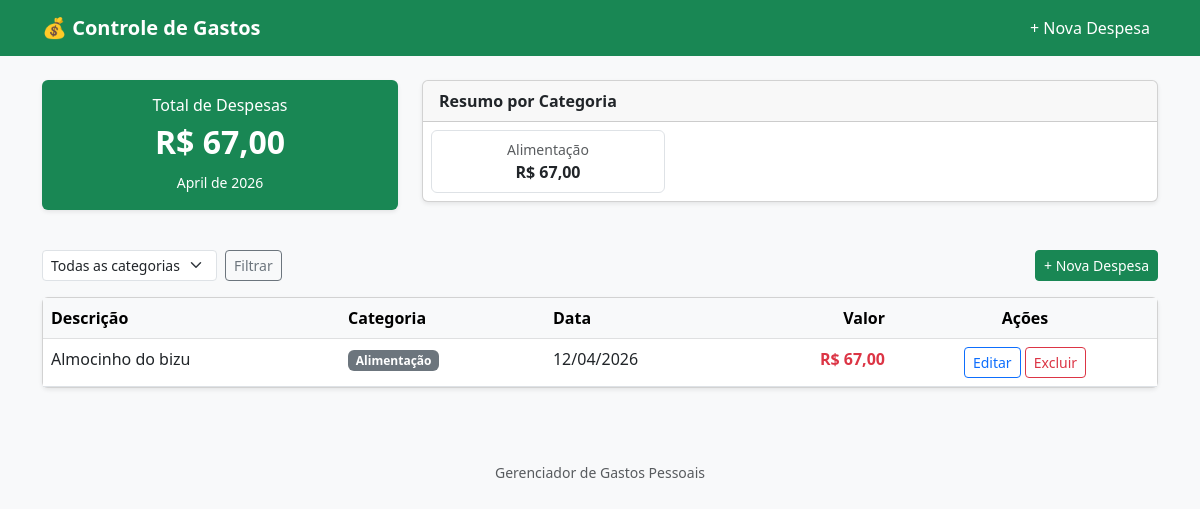
Before: / with the older database file.
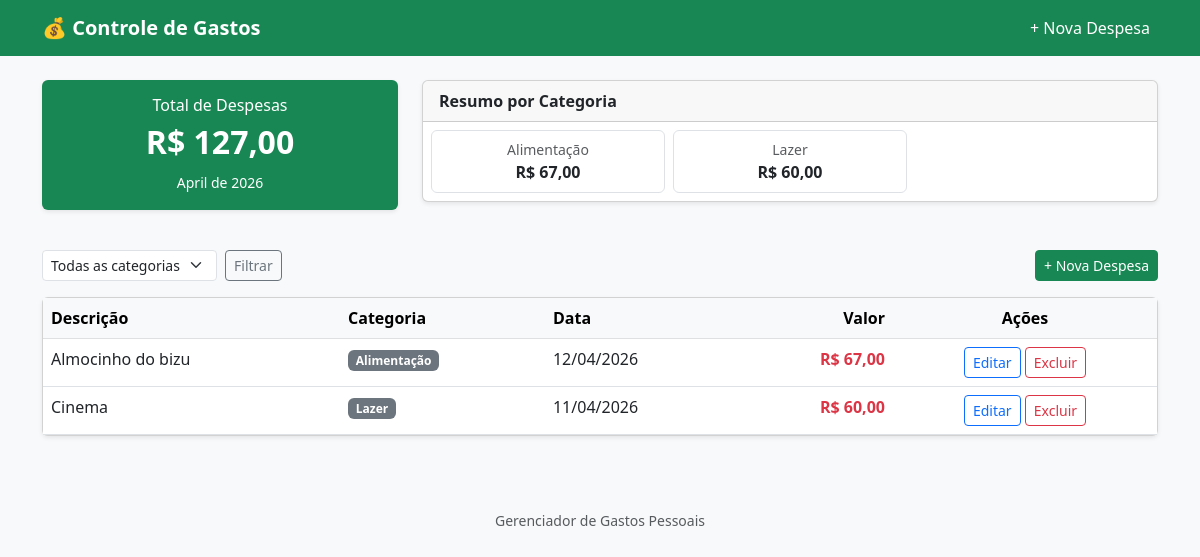
After: the same page with the newer database file.
### gastos/models.py (models this page shows, shortened)
class Despesa(models.Model):
    descricao = models.CharField("Descrição", max_length=200)
    valor = models.DecimalField(
        "Valor (R$)",
        max_digits=10,
        decimal_places=2,
        validators=[MinValueValidator(Decimal("0.01"))],
    )
    categoria = models.CharField(
        "Categoria",
        max_length=20,
        choices=CATEGORIAS,
        default="outros",
    )
    data = models.DateField("Data")
    criado_em = models.DateTimeField("Criado em", auto_now_add=True)
    class Meta:
        ordering = ["-data", "-criado_em"]
        verbose_name = "Despesa"
        verbose_name_plural = "Despesas"

### gastos/views.py (the view)
# urls.py: path("", views.index, name="index"),
def index(request):
    despesas = Despesa.objects.all()
    categoria_filtro = request.GET.get("categoria", "")
    if categoria_filtro:
        despesas = despesas.filter(categoria=categoria_filtro)
    total = despesas.aggregate(total=Sum("valor"))["total"] or Decimal("0.00")
    resumo = []
    for cod, nome in CATEGORIAS:
        subtotal = (
            Despesa.objects.filter(categoria=cod).aggregate(s=Sum("valor"))["s"]
            or Decimal("0.00")
        )
        if subtotal > 0:
            resumo.append({"nome": nome, "total": subtotal})
    context = {
        "despesas": despesas,
        "total": total,
        "resumo": resumo,
        "categorias": CATEGORIAS,
        "categoria_filtro": categoria_filtro,
        "mes_atual": timezone.now().strftime("%B de %Y"),
    }
    return render(request, "gastos/index.html", context)

### gastos/templates/gastos/index.html (shortened to what this page needs)
{% extends "gastos/base.html" %}
{% block content %}
<div class="row mb-4">
    <div class="col-md-4 mb-3">
        <div class="card border-0 bg-success text-white">
            <div class="card-body text-center">
                <h6 class="card-title">Total de Despesas</h6>
                <h2 class="fw-bold">R$ {{ total|floatformat:2 }}</h2>
                <small>{{ mes_atual }}</small>
            </div>
        </div>
    </div>
    <div class="col-md-8 mb-3">
        <div class="card">
            <div class="card-header fw-semibold">Resumo por Categoria</div>
            <div class="card-body p-2">
                {% if resumo %}
                    <div class="row g-2">
                    {% for item in resumo %}
                        <div class="col-6 col-md-4">
                            <div class="border rounded p-2 text-center">
                                <small class="text-muted d-block">{{ item.nome }}</small>
                                <strong>R$ {{ item.total|floatformat:2 }}</strong>
                            </div>
                        </div>
                    {% endfor %}
                    </div>
                {% else %}
                    <p class="text-muted mb-0 text-center">Nenhuma despesa registrada ainda.</p>
                {% endif %}
            </div>
        </div>
    </div>
</div>
<div class="d-flex justify-content-between align-items-center mb-3 flex-wrap gap-2">
    <form method="get" class="d-flex gap-2 align-items-center">
        <select name="categoria" class="form-select form-select-sm" style="width: auto;">
            <option value="">Todas as categorias</option>
        </select>
        <button type="submit" class="btn btn-sm btn-outline-secondary">Filtrar</button>
    </form>
    <a href="{% url 'gastos:adicionar' %}" class="btn btn-success btn-sm">+ Nova Despesa</a>
</div>
<div class="card">
    <div class="card-body p-0">
        {% if despesas %}
        <div class="table-responsive">
            <table class="table table-hover mb-0">
                <thead class="table-light">
                    <tr>
                        <th>Descrição</th>
                        <th>Categoria</th>
                        <th>Data</th>
                        <th class="text-end">Valor</th>
                        <th class="text-center">Ações</th>
                    </tr>
                </thead>
                <tbody>
                    {% for despesa in despesas %}
                    <tr>
                        <td>{{ despesa.descricao }}</td>
                        <td>
                            <span class="badge bg-secondary badge-categoria">
                                {{ despesa.get_categoria_display }}
                            </span>
                        </td>
                        <td>{{ despesa.data|date:"d/m/Y" }}</td>
                        <td class="text-end fw-semibold text-danger">R$ {{ despesa.valor|floatformat:2 }}</td>
                        <td class="text-center">
                            <a href="{% url 'gastos:editar' despesa.pk %}" class="btn btn-sm btn-outline-primary">Editar</a>
                            <a href="{% url 'gastos:excluir' despesa.pk %}" class="btn btn-sm btn-outline-danger">Excluir</a>
                        </td>
                    </tr>
                    {% endfor %}
                </tbody>
            </table>
        </div>
        {% else %}
        <div class="text-center py-5 text-muted">
            <p class="fs-5">Nenhuma despesa encontrada.</p>
            <a href="{% url 'gastos:adicionar' %}" class="btn btn-success">Adicionar primeira despesa</a>
        </div>
        {% endif %}
    </div>
</div>
{% endblock %}

### gastos/templates/gastos/base.html (shortened to what this page needs)
<!DOCTYPE html>
<html lang="pt-br">
<head>
    <link href="https://cdn.jsdelivr.net/npm/bootstrap@5.3.0/dist/css/bootstrap.min.css" rel="stylesheet">
</head>
<body>
    <nav class="navbar navbar-expand-lg navbar-dark bg-success mb-4">
        <div class="container">
            <a class="navbar-brand" href="{% url 'gastos:index' %}">💰 Controle de Gastos</a>
            <div class="navbar-nav ms-auto">
                <a class="nav-link text-white" href="{% url 'gastos:adicionar' %}">+ Nova Despesa</a>
            </div>
        </div>
    </nav>
    <div class="container">
        {% block content %}{% endblock %}
    </div>
    <footer class="text-center text-muted py-4 mt-5">
        <small>Gerenciador de Gastos Pessoais</small>
    </footer>
</body>
</html>

### gastos/templates/gastos/base.html (style rules this page uses)
body { background-color: #f8f9fa; }
.navbar-brand { font-weight: 700; }
.card { box-shadow: 0 2px 4px rgba(0,0,0,.08); }
.badge-categoria { font-size: .75rem; }

Changed rows visible on the page:
added Despesa: descricao "Cinema", categoria "Lazer", data "11/04/2026", valor "60,00"
Other visible differences:
{{ total|floatformat:2 }}: "67,00" → "127,00"
new list line: "Lazer R$ 60,00"
